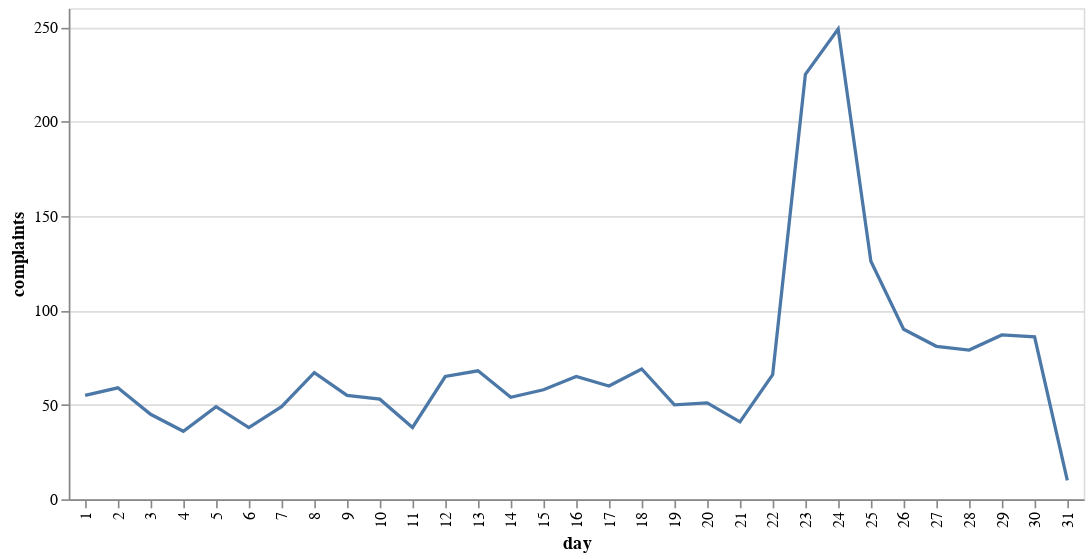

Notebook source saved alongside this figure:
### Code cell
alt.Chart(daily_complaints).mark_line().encode(x='day:O', y='complaints', tooltip=['day', 'complaints']).interactive()

### Figure 1 — Vega-Lite specification as saved in the notebook (floating-point values rounded to 4 significant figures)
{"config": {"view": {"continuousWidth": 400, "continuousHeight": 300}}, "data": {"name": "data-f2beb9d75b466acd91b299d975053419"}, "mark": "line", "encoding": {"tooltip": [{"type": "quantitative", "field": "day"}, {"type": "quantitative", "field": "complaints"}], "x": {"type": "ordinal", "field": "day"}, "y": {"type": "quantitative", "field": "complaints"}}, "selection": {"selector002": {"type": "interval", "bind": "scales", "encodings": ["x", "y"]}}, "$schema": "https://vega.github.io/schema/vega-lite/v4.8.1.json", "datasets": {"data-f2beb9d75b466acd91b299d975053419": [{"day": 1, "complaints": 55}, {"day": 2, "complaints": 59}, {"day": 3, "complaints": 45}, {"day": 4, "complaints": 36}, {"day": 5, "complaints": 49}, {"day": 6, "complaints": 38}, {"day": 7, "complaints": 49}, {"day": 8, "complaints": 67}, {"day": 9, "complaints": 55}, {"day": 10, "complaints": 53}, {"day": 11, "complaints": 38}, {"day": 12, "complaints": 65}, {"day": 13, "complaints": 68}, {"day": 14, "complaints": 54}, {"day": 15, "complaints": 58}, {"day": 16, "complaints": 65}, {"day": 17, "complaints": 60}, {"day": 18, "complaints": 69}, {"day": 19, "complaints": 50}, {"day": 20, "complaints": 51}, {"day": 21, "complaints": 41}, {"day": 22, "complaints": 66}, {"day": 23, "complaints": 225}, {"day": 24, "complaints": 249}, {"day": 25, "complaints": 126}, {"day": 26, "complaints": 90}, {"day": 27, "complaints": 81}, {"day": 28, "complaints": 79}, {"day": 29, "complaints": 87}, {"day": 30, "complaints": 86}, {"day": 31, "complaints": 10}]}}
